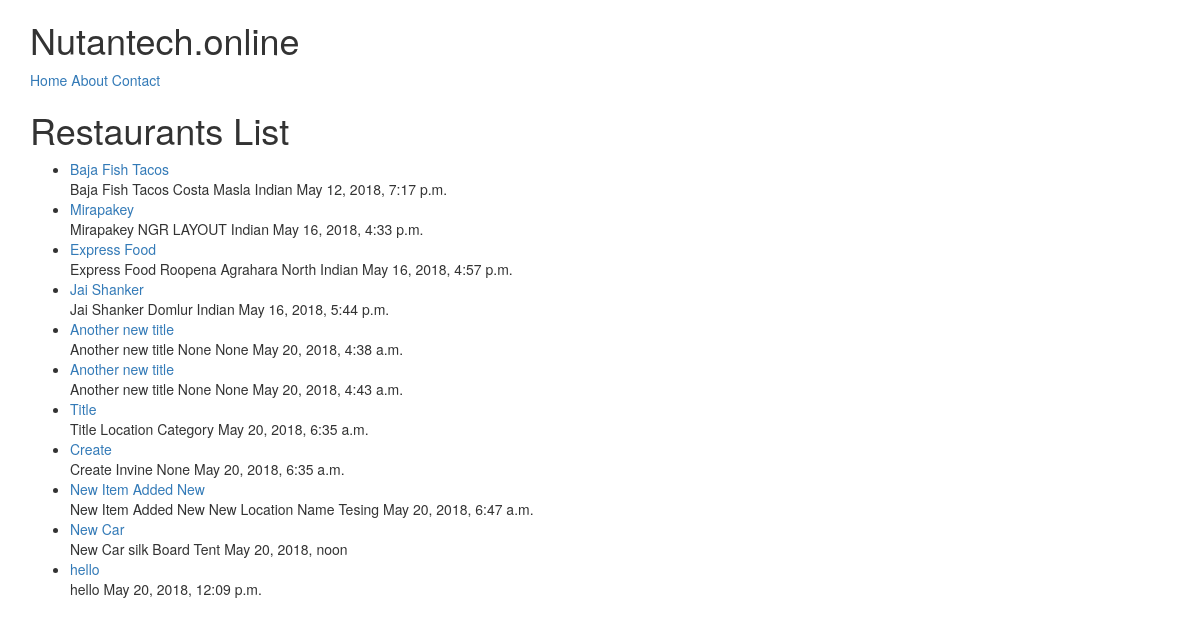
/restaurants/, run on an earlier commit of the app's database.
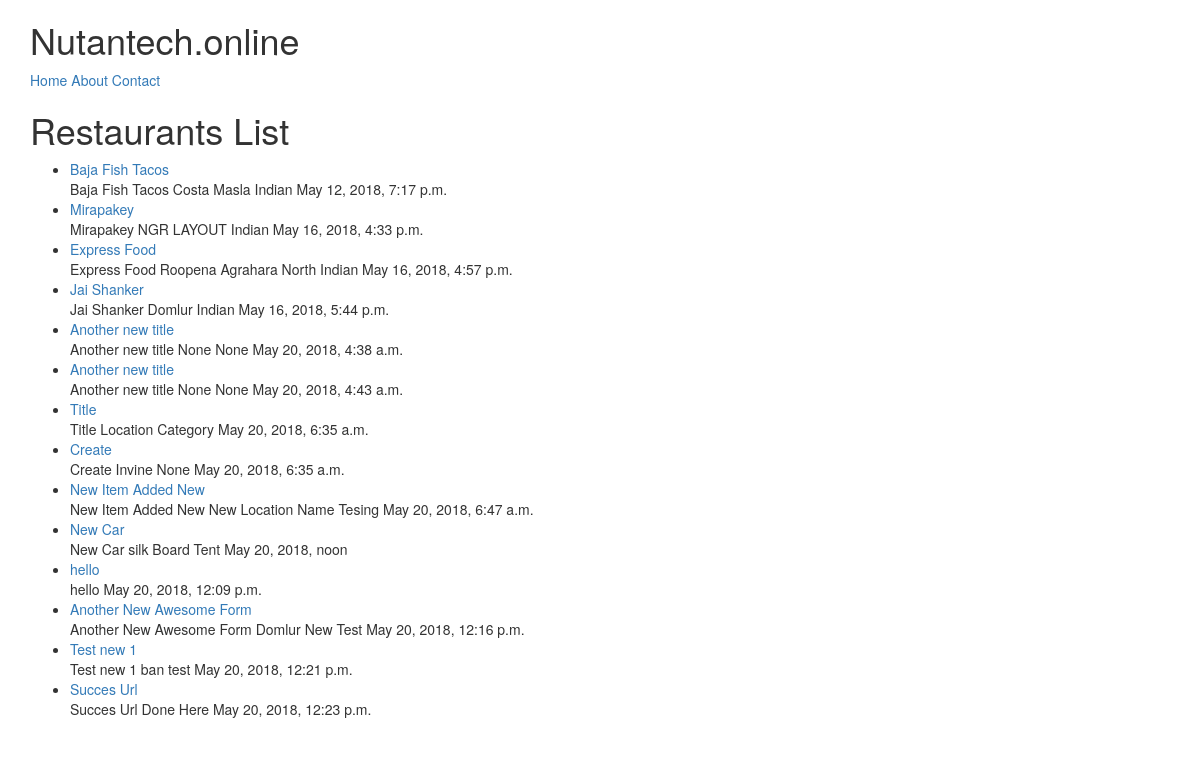
And on a later commit of the database.
### restaurants/models.py (models this page shows, shortened)
class RestaurantLocation(models.Model):
    name        = models.CharField(max_length=120)
    location    = models.CharField(max_length=120, null=True, blank=True)
    category    = models.CharField(max_length=120, null=True, blank=True , validators=[validation_category])
    timestamp   = models.DateTimeField(auto_now_add=True)
    updated     = models.DateTimeField(auto_now=True)
    slug        = models.SlugField(null=True, blank=True)
    def __str__(self):
        return self.name

### restaurants/views.py (the view)
# urls.py: url(r'^restaurants/$', RestaurantsListView.as_view()),
class RestaurantsListView(ListView):
    def get_queryset(self):
        print(self.kwargs)
        slug = self.kwargs.get("slug")
        if slug:
            queryset = RestaurantLocation.objects.filter(
                    Q(category__iexact=slug) |
                    Q(category__icontains=slug)
                    )
        else:
            queryset = RestaurantLocation.objects.all()
        return queryset

### restaurants/templates/restaurants/restaurantlocation_list.html (shortened to what this page needs)
{% extends "base.html" %}
{% block content %}
<h1>Restaurants List</h1>
<ul>
    {% for obj in object_list %}
        <li>
            <a href="/restaurants/{{ obj.slug }}/">{{ obj }}</a><br/>
            {{ obj.name }} {{ obj.location }} {{ obj.category }} {{ obj.timestamp }}</li>
    {% endfor %}
</ul>
{% endblock %}

What changed in the data, as far as the page shows it:
added RestaurantLocation: name "Another New Awesome Form", location "Domlur", category "New Test", timestamp "May 20, 2018, 12:16 p.m."
added RestaurantLocation: name "Test new 1", location "ban", category "test", timestamp "May 20, 2018, 12:21 p.m."
added RestaurantLocation: name "Succes Url", location "Done", category "Here", timestamp "May 20, 2018, 12:23 p.m."
